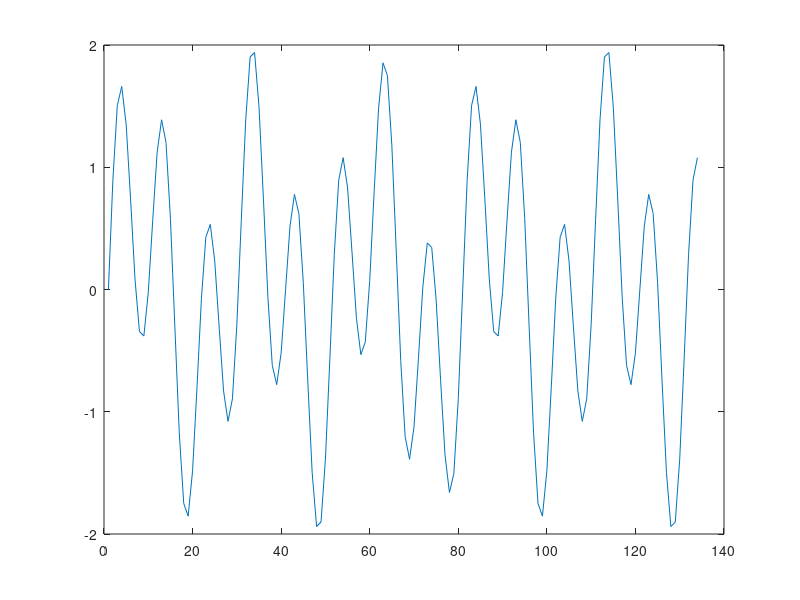
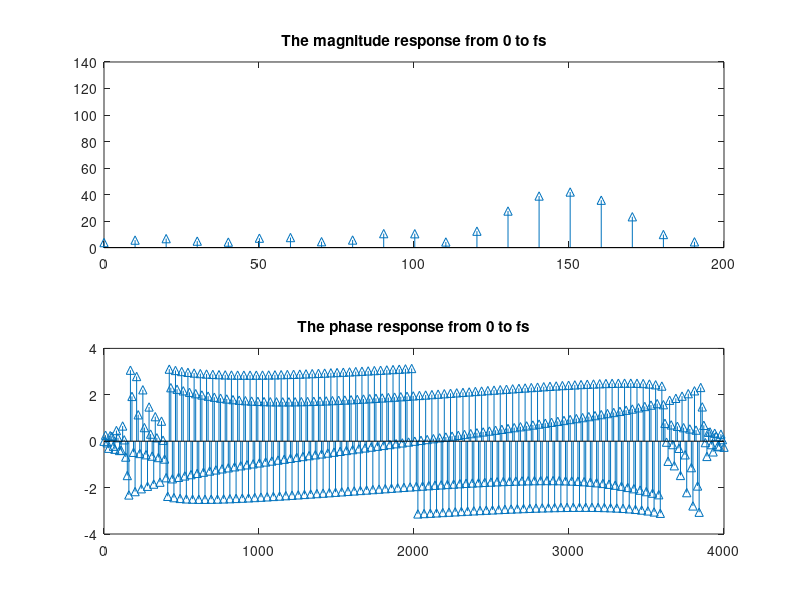
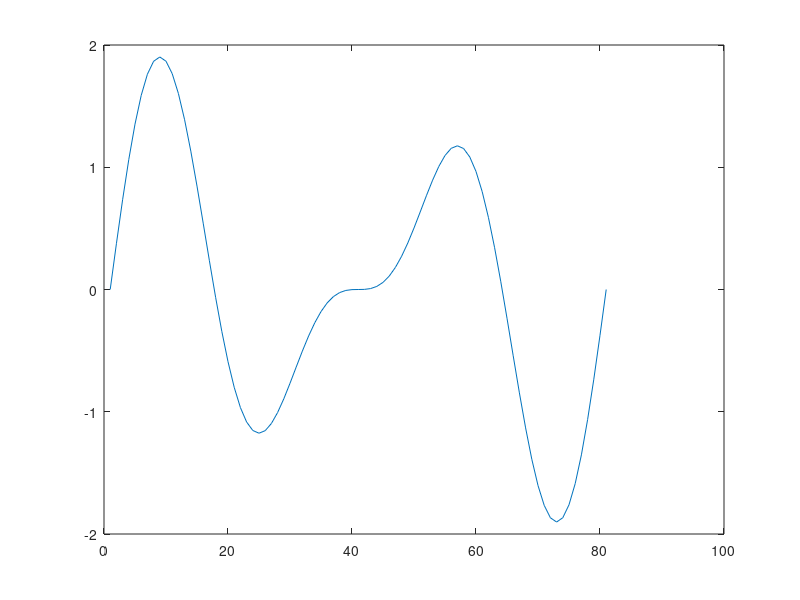
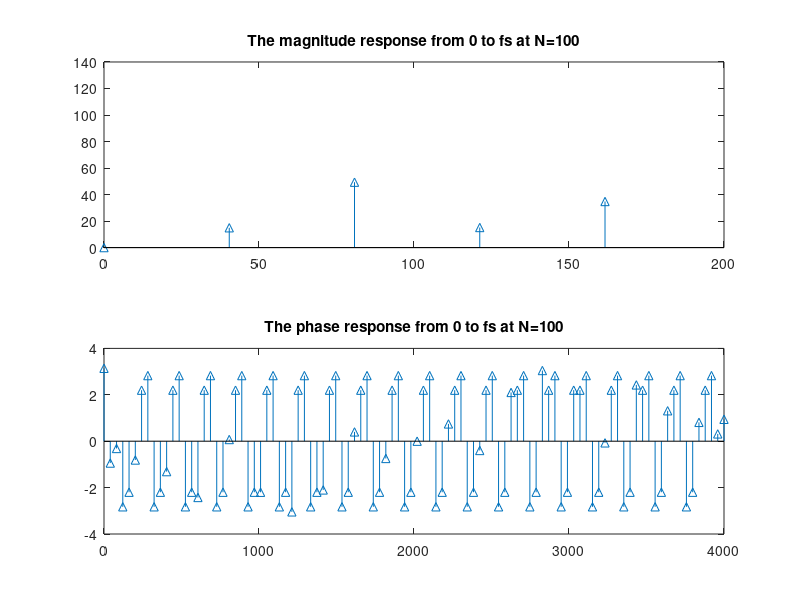

Recreate these plots in MATLAB, in order. (Note: this script raises an error after producing the figures.)
%% Paul Vincent S. Nonat 2018-21366 EE274_ProgEx04
% # Part 1 - EE 274: Tutorials for Discrete Fourier Transform
% # Part 2 - EE 274 / CoE 197E Lab Exercise: Properties of the DFT
%

%% Part 1 - Tutorials for Discrete Fourier Transform
%
%
%% A. Resolving two signals of close frequency
% A.1-2
%
fs = 4000;
freq = [100 150];
amp = [1.2 0.8];
ph = [0 0];
t = [0:1/fs:5/min(freq)];
% generate the sinusoid
y =((amp'*ones(1,length(t))).*sin((2*pi*freq'*t)+ph'*ones(1,length(t))))';
figure(6); plot(sum(y'));

ty_sum = sum(y');
y_sum = ty_sum(1:100);
Nfft = 100;
y_fft = fft(y_sum, Nfft);
% generate the frequency axis
w = linspace(0,fs,Nfft);
% Plot the magnitude and the phase response
mag = abs(y_fft);
ph1 = angle(y_fft);
figure(7); subplot(2,1,1), stem(w, mag, '^');
axis ([0, 200, 0, 140]);
% use axis to zoom into plot to determine frequencies of sinusoids
title('The magnitude response from 0 to fs');
axis; % turn autoscaling back on
subplot(2,1,2), stem(w,ph1, '^');
title('The phase response from 0 to fs');

%%
% Question is pre-answered in the tutorial pdf file.
%
%% A.3.a-b.
%
fs = 4000;
freq = [400 150];
amp = [1.2 0.8];
ph = [0 0];
t = [0:1/fs:5/min(freq)];
% generate the sinusoid
y =((amp'*ones(1,length(t))).*sin((2*pi*freq'*t)+ph'*ones(1,length(t))))';
figure(); plot(sum(y'));

ty_sum = sum(y');
y_sum = ty_sum(1:100);
Nfft = 400;
y_fft = fft(y_sum, Nfft);
% generate the frequency axis
w = linspace(0,fs,Nfft);
% Plot the magnitude and the phase response
mag = abs(y_fft);
ph1 = angle(y_fft);
figure(); subplot(2,1,1), stem(w, mag, '^');
axis ([0, 200, 0, 140]);
% use axis to zoom into plot to determine frequencies of sinusoids
title('The magnitude response from 0 to fs');
axis; % turn autoscaling back on
subplot(2,1,2), stem(w,ph1, '^');
title('The phase response from 0 to fs');

%%
% # Can we now correctly determine the frequencies of the sinusoids?
% # What is the effect of increasing the number of frequency samples on the
% accuracy of the DFT?

%%
% *ANSWER*
% *Increasing the number of samples of the given sinusoids will allow us to
% correctly determine its frequencies with more certainty as it increases
% the number of phases and magnitudes of the DFT.*

%% A.4.
fs = 4000;
freq = [100 150];
amp = [1.2 0.8];
ph = [0 0];
t = [0:1/fs:2/min(freq)];
% generate the sinusoid
y =((amp'*ones(1,length(t))).*sin((2*pi*freq'*t)+ph'*ones(1,length(t))))';
figure(); plot(sum(y'));

ty_sum = sum(y');
y_sum = ty_sum();
Nfft = 100;
y_fft = fft(y_sum, Nfft);
% generate the frequency axis
w = linspace(0,fs,Nfft);

% Plot the magnitude and the phase response
mag = abs(y_fft);
ph1 = angle(y_fft);
figure(); subplot(2,1,1), stem(w, mag, '^');
axis ([0, 200, 0, 140]);
% use axis to zoom into plot to determine frequencies of sinusoids
title('The magnitude response from 0 to fs at N=100');
axis; % turn autoscaling back on
subplot(2,1,2), stem(w,ph1, '^');
title('The phase response from 0 to fs at N=100');

fs = 4000;
freq = [100 150];
amp = [1.2 0.8];
ph = [0 0];
t = [0:1/fs:2/min(freq)];
% generate the sinusoid
y =((amp'*ones(1,length(t))).*sin((2*pi*freq'*t)+ph'*ones(1,length(t))))';
figure(); plot(sum(y'));

ty_sum = sum(y');
y_sum = ty_sum();
Nfft = 400;
y_fft = fft(y_sum, Nfft);
% generate the frequency axis
w = linspace(0,fs,Nfft);

% Plot the magnitude and the phase response
mag = abs(y_fft);
ph1 = angle(y_fft);
figure(); subplot(2,1,1), stem(w, mag, '^');
axis ([0, 200, 0, 140]);
% use axis to zoom into plot to determine frequencies of sinusoids
title('The magnitude response from 0 to fs at N=400');
axis; % turn autoscaling back on
subplot(2,1,2), stem(w,ph1, '^');
title('The phase response from 0 to fs at N=400');

%%
% *As shown in the results above, the DFT can resolve the frequencies of
% the two signals. However with N=100, it cannot accurately resolve the
% frequencies due to the limited samples of magnitude and phase spectrum as
% compared to N=400, which contains more samples of phase and magnitude,
% thereby allowing us to resolve the frequency with better accuracy.

%% B. Effects of zero padding and signal length on the DFT
%% B.1.
fs = 4000;
freq = 1000;
amp = 1;
ph = 0;
t = [0:1/fs:2/freq];
% generate the sinusoid
y = amp*sin((2*pi*freq*t)+ph)';
y_sum = y;
Nfft = 100;
y_fft = fft(y_sum, Nfft);
% generate the frequency axis
w = linspace(0, fs/2, Nfft/2);
y_fft = y_fft(1:length(y_fft)/2);
% Plot the magnitude response,
mag = (y_fft);
figure(); plot(w, mag, '^');
title('The magnitude response from 0 to fs/2');

%% B.1.a.
% *The plot of the frequency response is similar to the sinc function
% because of the abs function applied to the sinusoid, thereby transporming
% its negative values into positive. As such, the sum values from 500:1500
% samples yields to a wave with a max magnitude of 4 as shown below
%

figure(); plot(w(1:25), y_fft(1:25));
figure(); plot(w(26:50), y_fft(26:50));
figure(); plot(w,abs(y_fft));

%% B.1.b.
% *Increasing the number of frequency samples is equivalent to having a more
% accurate magnitude response and its plot.*

%% B.1.c.
% *The same result as with B.1.b for increasing the number of samples.
%  Increasing the period means increasing the amplitude as show in the
%  generated figure.
fs = 4000;
freq = 1000;
amp = 1;
ph = 0;
t = [0:1/fs:5/freq]; % period inc to 5 from 2.
% generate the sinusoid
y = amp*sin((2*pi*freq*t)+ph)';
y_sum = y;
Nfft = 10000; %Increase samples to 10K
y_fft = fft(y_sum, Nfft);
% generate the frequency axis
w = linspace(0, fs/2, Nfft/2);
y_fft = y_fft(1:length(y_fft)/2);
% Plot the magnitude response,
mag = abs(y_fft);
figure(); plot(w, mag, '^');
title('The magnitude response from 0 to fs/2');

%% B.1.d.
% *Increasing the signal length means extending the range of lobes in the
% time domain. Therefore, if we will not modify the time range, the plot
% will not be seeon in the default range due to the increase in length.*

%% B.2.
fs = 4000;
freq = 1000;
amp = 1;
ph = 0;
t = [0:1/fs:2/freq];
% generate the sinusoid
y = amp*sin((2*pi*freq*t)+ph)';
y_sum = y;
y_fft = fft(y_sum);
y_fft = y_fft(1:length(y_fft)/2);
% Plot the magnitude response,
mag = abs(y_fft);
figure(); plot(mag);
title('The magnitude response from 0 to fs/2');
%% B.2.a.
% *As per the result of the code in this section and the fft() documatation,
% without specifying the sample number, function will return the fft as a
% vector of y_sum. As with the magnitude response, only the linear peak 
% values of magnitude of the original plot.*

%% B.2.b.
fs = 4000;
freq = 1000;
amp = 1;
ph = 0;
t = [0:1/fs:2/freq];
% generate the sinusoid
y = amp*sin((2*pi*freq*t)+ph)';
y(length(y)+1:100)=0; % 100 zero-padding
y_fft = fft(y);
y_fft = y_fft(1:length(y_fft)/2);
% Plot the magnitude response,
mag = abs(y_fft);
figure(); plot(mag);
title('The magnitude response from 0 to fs/2');
%%
%Based on the results show in the figure, padded zeros in the DFT acts
%similar to the frequency sample in the DFT thus, making the signal revert
%to the sinc like plot.

%% B.2.c.
fs = 4000;
freq = 1000;
amp = 1;
ph = 0;
t = [0:1/fs:5/freq]; %change period to 5
% generate the sinusoid
y = amp*sin((2*pi*freq*t)+ph)';
% y(length(y)+1:100)=0; % 100 zero-padding
y_fft = fft(y);
y_fft = y_fft(1:length(y_fft)/2);
% Plot the magnitude response,
mag = abs(y_fft);
figure(); plot(mag);
title('The magnitude response from 0 to fs/2');


%%
% *Increasing the signal period means increasing the magnitude of the peaks
% of the signal. Furthermore, the increase gradually eliminate the
% sidelobes in the magnitude spectrum.*


%% C 
% Write a Matlab code that will generate the presented figures Figure A and
% Figure B(see EE 274: Tutorials for Discrete Fourier Transform tutorial
% PDF file).

P=2; 
W=2; 
t=0:0.01:P;
R = rectpuls(t, W);
f=-5:0.01:5;
XR=exp(-j*pi*f).*sinc(f);
figure()
subplot 211
plot(t, R);
title("Time function: square pulse"); 
grid on;
subplot 212
plot(f,abs(XR));
title("Frequency spectrum: Sinc function");
grid on;

%%
%
Sf=8;
D2=1;
N2=8;

tn2=0:1/Sf:(N2-1)*1/Sf;
C2_xn=rectpuls(tn2, W);
ya2=fft(C2_xn, N2);
ya2=fftshift(ya2);
fo2=1/D2;
fa2=-(N2/2)*fo2:fo2:(N2/2-1)*fo2;


D3=2;
N3=16;
tn3=0:1/Sf:(N3-1)*1/Sf;
xn3=rectpuls(tn3, W);
ya3=fft(xn3, N3);
ya3=fftshift(ya3);
fo3=1/D3;
fa3=-(N3/2)*fo3:fo3:(N3/2-1)*fo3;
figure(); 
subplot 211; 
title('Sf=8Hz, D=1, N=8'); 
grid on; 
hold on;
plot(f, abs(XR)); 
stem(fa2,1/Sf*(abs(ya2)));
hold off;

subplot 212; 
title('Sf=8Hz, D=2, N=16'); 
grid on; 
hold on;
plot(f, abs(XR)); 
stem(fa3,1/Sf*(abs(ya3)));
hold off;
%%
%
Sf4=8;
D4=4;
N4=32;
tn4=0:1/Sf4:(N4-1)*1/Sf4;
xn4=rectpuls(tn4, W);
ya4=fft(xn4, N4);
ya4=fftshift(ya4);
fo4=1/D4;
fa4=-(N4/2)*fo4:fo4:(N4/2-1)*fo4;

f4=-8:0.01:8;
XR4=exp(-j*pi*f4).*sinc(f4);

Sf5=16;
D5=4;
N5=64;
tn5=0:1/Sf5:(N5-1)*1/Sf5;
xn5=rectpuls(tn5, W);
ya5=fft(xn5, N5);
ya5=fftshift(ya5);
fo5=1/D5;
fa5=-(N5/2)*fo5:fo5:(N5/2-1)*fo5;

figure();
subplot 211
plot(f, abs(XR)); 
title('Sf=8Hz, D=4, N=32'); 
grid on; 
hold on;
stem(fa4,1/Sf4*(abs(ya4)));
hold off;

subplot 212
plot(f4, abs(XR4));
title('Sf=16Hz, D=4, N=64'); 
grid on; 
hold on;
stem(fa5,1/Sf5*(abs(ya5)));
hold off;

%% Part 2 - Properties of DFT
%% A. Computation of DFT
%
clf;
w = -4*pi:8*pi/511:4*pi;
num = [2 1];den = [1 -0.6];
h = freqz(num, den, w);
x_axis = w/pi

subplot(4,1,1)
plot(x_axis,real(h));grid
title('Real part of H(e^{j\omega})')
xlabel('\omega /\pi');
ylabel('Amplitude');
subplot(4,1,2)
plot(x_axis,imag(h));grid
title('Imaginary part of H(e^{j\omega})')
xlabel('\omega /\pi');
ylabel('Amplitude');
subplot(4,1,3)
plot(x_axis,abs(h));grid
title('Magnitude Spectrum |H(e^{j\omega})|')
xlabel('\omega /\pi');
ylabel('Amplitude');
subplot(4,1,4)
plot(x_axis,angle(h));grid
title('Phase Spectrum arg[H(e^{j\omega})]')
xlabel('\omega /\pi');
ylabel('Phase in radians');

%% A.1. Compare and differentiate above code output and freqz(num,den).
% *The output waveform of freqz(num,den) with a w parameter plots every two
% interval in the x-space. While when we remove the w parameter in the
% freqz function, it maximize the signa plot on the entire -4:4 $w/\pi$
% space.

%% A.2. Symmetries in real and imag parts of DFT.
% *The two graphs are symmetric as they follow the same function, only that
% the real parts plot every 8*pi/511 in -4:4 $w/\pi$ space while the latter
% plots in the entire plane. DFT is a periodic function of omega with a
% period of 2*pi. All of the plots presented above are in the period of
% 2*pi, with the real part and magnitude are even symmetric while the
% imaginary part of phase are odd symmetric.*

%% A.3. Modify the above code and to satisfy the given function below.
%
% $U(e^{j \omega}) = \frac{0.7-0.5e^{j \omega}+0.3e^{-j2 \omega}+e^{-j3 \omega}}{1+0.3e^{-j \omega}-0.5^{-j2 \omega}+0.7e^{-j3 \omega}}$
N_A3 = 512;
g_n3 = [0.7 -0.5 0.3 1]; 
den_A3 = [1 0.3 -0.5 0.7];
[h_A_3, w_A3] = freqz(g_n3, den_A3, N_A3);
x_axis = w_A3/pi

figure()
subplot(4,1,1)
plot(x_axis,real(h_A_3));
grid on;
title('Real part of H(e^{j\omega})')
xlabel('\omega /\pi');
ylabel('Amplitude');
subplot(4,1,2)
plot(x_axis,imag(h_A_3));
grid on;
title('Imaginary part of H(e^{j\omega})')
xlabel('\omega /\pi');
ylabel('Amplitude');
subplot(4,1,3)
plot(x_axis,abs(h_A_3));
grid on;
title('Magnitude Spectrum |H(e^{j\omega})|')
xlabel('\omega /\pi');
ylabel('Amplitude');
subplot(4,1,4)
plot(x_axis,angle(h_A_3));
grid on
title('Phase Spectrum arg[H(e^{j\omega})]')
xlabel('\omega /\pi');
ylabel('Phase in radians');

%% A.4. Modify the code and evaluate the sequence. Use freqz and fft. Compare.
N_A4 = 512
w_A4 = -4*pi:8*pi/511:4*pi;
g_n = [1 3 5 7 9 11 13 15 17]; A4_den = 1;
h_freqz_A4 = freqz(g_n, A4_den, w_A4); % freqz function
hf_fft_A4 = fft(g_n, N_A4); % fft function
x_axis =w_A4/pi

%freqz
figure()
subplot(4,1,1)
plot(x_axis,real(h_freqz_A4));grid
title('Real part of H(e^{j\omega}) using freqz()')
xlabel('\omega /\pi');
ylabel('Amplitude');
subplot(4,1,2)
plot(x_axis,imag(h_freqz_A4));grid
title('Imaginary part of H(e^{j\omega}) using freqz()')
xlabel('\omega /\pi');
ylabel('Amplitude');
subplot(4,1,3)
plot(x_axis,abs(h_freqz_A4));grid
title('Magnitude Spectrum |H(e^{j\omega})| using freqz()')
xlabel('\omega /\pi');
ylabel('Amplitude');
subplot(4,1,4)
plot(x_axis,angle(h_freqz_A4));grid
title('Phase Spectrum arg[H(e^{j\omega})] using freqz()')
xlabel('\omega /\pi');
ylabel('Phase in radians');

% fft
figure()
subplot(4,1,1)
plot(x_axis,real(hf_fft_A4));grid
title('Real part of H(e^{j\omega}) using fft()')
xlabel('\omega /\pi');
ylabel('Amplitude');
subplot(4,1,2)
plot(x_axis,imag(hf_fft_A4));grid
title('Imaginary part of H(e^{j\omega}) using fft()')
xlabel('\omega /\pi');
ylabel('Amplitude');
subplot(4,1,3)
plot(x_axis,abs(hf_fft_A4));grid
title('Magnitude Spectrum |H(e^{j\omega})| using fft()')
xlabel('\omega /\pi');
ylabel('Amplitude');
subplot(4,1,4)
plot(x_axis,angle(hf_fft_A4));grid
title('Phase Spectrum arg[H(e^{j\omega})] using fft()')
xlabel('\omega /\pi');
ylabel('Phase in radians');
%%
% *freqz() and fft() function performs the same operation for DFT. However,
% freqz() compute the phase and magnitude periodically while fft() performs
% the same operation on one period.

%% B. Time shift property of the DFT
clf;
w_B = -pi:2*pi/255:pi; 
D_B = -10; %time shift
B_num = [1 2 3 4 5 6 7 8 9];
h1_B = freqz(B_num, 1, w_B);
h2_B = freqz([zeros(1,D_B) B_num], 1, w_B);

subplot(2,2,1)
plot(w_B/pi,abs(h1_B));grid
title('Magnitude of Original Sequence')
xlabel('\omega /\pi');
ylabel('Amplitude');
subplot(2,2,2)
plot(w_B/pi,abs(h2_B));grid
title('Magnitude of Time-Shifted Sequence')
xlabel('\omega /\pi');
ylabel('Amplitude');
subplot(2,2,3)
plot(w_B/pi,angle(h1_B));grid
title('Phase of Original Sequence')
xlabel('\omega /\pi');
ylabel('Phase in radians');
subplot(2,2,4)
plot(w_B/pi,angle(h2_B));grid
title('Phase of Time-Shifted Sequence')
xlabel('\omega /\pi');
ylabel('Phase in radians');
%%
% * As shown on the generated plots, the magnitude spectrum is not affected
% by the time shift, instead the time shift is applied to the phase
% spectrum. The variable that handles the time shift is D_B. Increasing the
% time shift makes the phase angle oscilllates faster in the the %w/pi% 
% domain.

%% C. Frequency-shift property of DFT
clf;
w = -pi:2*pi/255:pi; 
wo = -0.4*pi; %frequency shifted to the left 
num1 = [1 3 5 7 9 11 13 15 17];
L = length(num1);
h1 = freqz(num1, 1, w);
n = 0:L-1;
num2 = exp(wo*i*n).*num1;
h2 = freqz(num2, 1, w);
subplot(2,2,1)
plot(w/pi,abs(h1));grid
title('Magnitude of Original Sequence')
xlabel('\omega /\pi');
ylabel('Amplitude');
subplot(2,2,2)
plot(w/pi,abs(h2));grid
title('Magnitude of Frequency-Shifted Sequence')
xlabel('\omega /\pi');
ylabel('Amplitude');
subplot(2,2,3)
plot(w/pi,angle(h1));grid
title('Phase of Original Sequence')
xlabel('\omega /\pi');
ylabel('Phase in radians');
subplot(2,2,4)
plot(w/pi,angle(h2));grid
title('Phase of Frequency-Shifted Sequence')
xlabel('\omega /\pi');
ylabel('Phase in radians');
%%
% *The generated plot shows that both the phase and magnitude are shifted
% according to the magnitude of the parameter wo (negative shifts to the
% left, while positive shifts to the right).

%% D. Convolution property of DFT
clf;
w = -pi:2*pi/255:pi;
x1 = [1 3 5 7 9 11 13 15 17];
x2 = [1 -2 3 -2 1];
y = conv(x1,x2); %time domain convolution
h3 = freqz(y,1,w);

h1 = freqz(x1, 1, w); 
h2 = freqz(x2, 1, w); 
hp = h1.*h2; %DFT multiplication

subplot(2,2,1)
plot(w/pi,abs(hp));grid
title('Product of Magnitude Spectra')
xlabel('\omega /\pi');
ylabel('Amplitude');
subplot(2,2,2)
plot(w/pi,abs(h3));grid
title('Magnitude Spectrum of Convolved Sequence')
xlabel('\omega /\pi');
ylabel('Amplitude');
subplot(2,2,3)
plot(w/pi,angle(hp));grid
title('Sum of Phase Spectra')
xlabel('\omega /\pi');
ylabel('Phase in radians');
subplot(2,2,4)
plot(w/pi,angle(h3));grid
title('Phase Spectrum of Convolved Sequence')
xlabel('\omega /\pi');
ylabel('Phase in radians');

%%
% * As shown in the generated plots, the magnitude and phase from the
% multiplication of two DFT from the original sequences are the same to
% those obtained from the time-domain convolution of the said sequence.
% Hence, the convolution operation in time-domain is the same as the
% multiplication in DFT as presented in comparing the results obtained in
% the DFT version of y and the product of DFT multiplication hp.

%% E. Modulation property
clf;
w = -pi:2*pi/255:pi;
x1 = [1 3 5 7 9 11 13 15 17]; 
x2 = [1 -1 1 -1 1 -1 1 -1 1]; 
y = x1.*x2;

h1 = freqz(x1, 1, w); 
h2 = freqz(x2, 1, w); 
h3 = freqz(y,1,w); 

subplot(3,1,1)
plot(w/pi,abs(h1));grid
title('Magnitude Spectrum of First Sequence')
xlabel('\omega /\pi');
ylabel('Amplitude');
subplot(3,1,2)
plot(w/pi,abs(h2));grid
title('Magnitude Spectrum of Second Sequence')
xlabel('\omega /\pi');
ylabel('Amplitude');
subplot(3,1,3)
plot(w/pi,abs(h3));grid
title('Magnitude Spectrum of Product Sequence')
xlabel('\omega /\pi');
ylabel('Amplitude');

%%
% Based on the graph presented above, the DFT is modulated when you
% multiply the two sequence in the time domain as performed on the code
% above, where y is the product of x1 and x2 in the time domain. Hence, 
% the modulation property of the DFT says that the function is modulated 
% by another function if they are multiplied in the time domain.

%% F. Time-reversal property
clf;
w = -pi:2*pi/255:pi;
num = [1 2 3 4];
L = length(num)-1;
h1 = freqz(num, 1, w); 
h2 = freqz(fliplr(num), 1, w);
h3 = exp(w*L*i).*h2;
subplot(2,2,1)
plot(w/pi,abs(h1));grid
title('Magnitude Spectrum of Original Sequence')
xlabel('\omega /\pi');
ylabel('Amplitude');
subplot(2,2,2)
plot(w/pi,abs(h3));grid
title('Magnitude Spectrum of Time-Reversed Sequence')
xlabel('\omega /\pi');
ylabel('Amplitude');
subplot(2,2,3)
plot(w/pi,angle(h1));grid
title('Phase Spectrum of Original Sequence')
xlabel('\omega /\pi');
ylabel('Phase in radians');
subplot(2,2,4)
plot(w/pi,angle(h3));grid
title('Phase Spectrum of Time-Reversed Sequence')
xlabel('\omega /\pi');
ylabel('Phase in radians');

%%
% *As presented on the generated plot, the direction of phase spectrum is
% reversed as compared to the original DFT sequence. This time reversal is
% done by forming a new sequence using the function fliplr which reverse
% the samples contained on the original ramp sequence. The time reversal
% operation are as follows. First we call the freqz() function to set the
% h2 equal to DFT of the new sequence obtained from using fliplr() on the
% original ramp seuqnce. Then, h3 is set equal to the DFT of the time
% reversed ramp by multiplying h2 with a linear phase term to implement the
% shifting in the time domain.*
%

%% G.1 Circular-shifting property
% 
clf;
x = [0 2 4 6 8 10 12 14 16];
N = length(x)-1; 
n = 0:N;
y = circshift(x,5); %circshift is defined by the matlab function circshift in matlab2020a.
XF = fft(x);
YF = fft(y);

subplot(2,2,1);
stem(n,abs(XF));
grid;
title('Magnitude of DFT of Original Sequence');
xlabel('Frequency index k');
ylabel('|X[k]|');
subplot(2,2,2);
stem(n,abs(YF));
grid;
title('Magnitude of DFT of Circularly Shifted Sequence');
xlabel('Frequency index k');
ylabel('|Y[k]|');
subplot(2,2,3);
stem(n,angle(XF));grid;
title('Phase of DFT of Original Sequence');
xlabel('Frequency index k');
ylabel('arg(X[k])');
subplot(2,2,4);
stem(n,angle(YF));grid;
title('Phase of DFT of Circularly Shifted Sequence');
xlabel('Frequency index k');
ylabel('arg(Y[k])');
%%
% The above code demonstrate the circshift function in matlab for DFT.
% Circshift function operates as follows: the input sequence *x* is
% circularly shifted by *M* position. If *M > 0*, then circshift remove the
% leftmost M elements from the input function x and appends them on the
% right side of the remaining input sequence to obtain the circularly
% shifted sequence. In case when *M <0*, circshift first complements *M* by
% the length of input sequence *x*.

%%
% On the given example, we can see on its generated plots that the length
% of sequence *x* is *n=8* and the time shift is shifted to the left by five
% samples as shown in the phase term expression below.
% $W[N][kn0]=W[N][-k5]=exp(jk10pi/8)=exp(jk5pi/4)$ which increases the
% slope of phase.

%% G.2 Circular-convolution property

g1 = [1 2 3 4 5]; 
g2 = [2 2 0 1 1];
g1e = [g1 zeros(1,length(g2)-1)];
g2e = [g2 zeros(1,length(g1)-1)];
ylin = cconv(g1e,g2e);
disp('Linear convolution via circular convolution = ');
disp(ylin(1:9));
y = conv(g1, g2);
disp('Direct linear convolution = ');
disp(y);

%%
% The above code demonstrate the circular convolution property of DFT.
% circonv or cconv is a function that requires two inputs *g1e and g2e* of 
% equal length. Then, we let *g2e* be the infinite length periodic
% extension of *g2e*. Next, the elements from *1 to L* of the output vector
% *ylin* are obtained by taking the inner product between *g1e* and a
% length vector *L* which is obtained by circularly shifting to the right
% the time reversed vector *g2etr*. The output sample *y[n]* with *n*
% greater than or equal to *1* and less than or equal to *L*, the amounth
% of circular shift is *n-1* position. Based from the generated results,
% zero padding onto the match length is made possible for the
% implementation of linear convolution using circular convolution.
